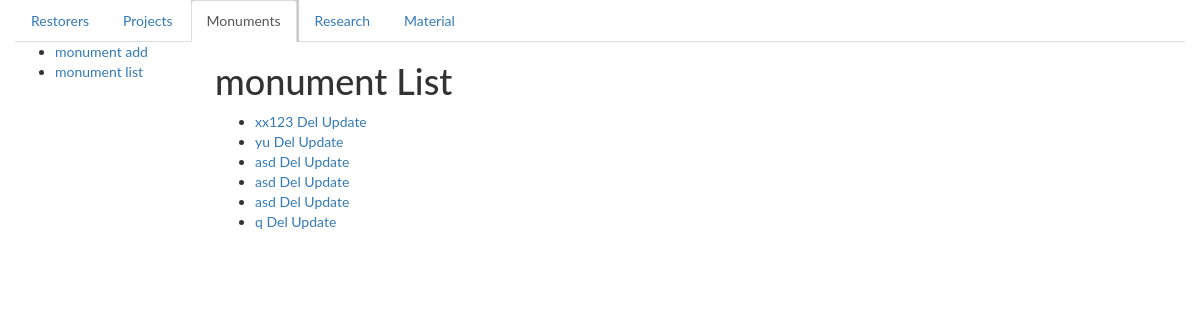
The page /monument/list on the database as committed earlier.
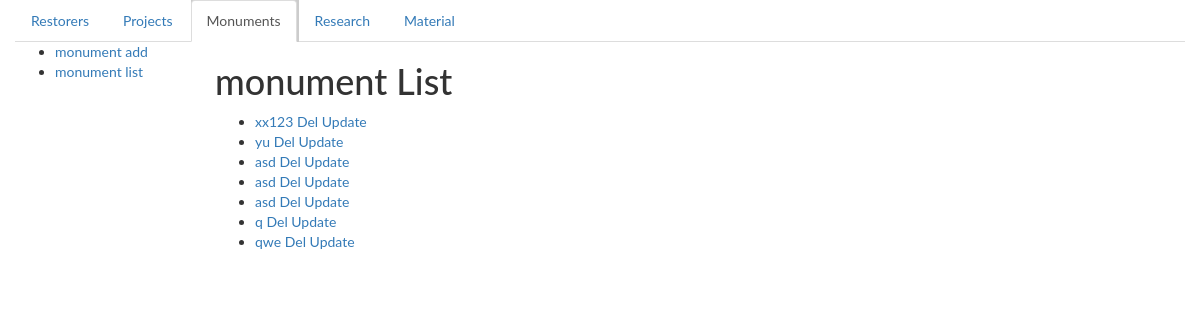
The same page on the database as committed later.
### catalogWeb/models.py (models this page shows)
class Monument(AlbumMixin, models.Model):
    name = models.CharField(max_length=45)
    description = models.CharField(max_length=45)
    date = models.DateField()
    provenance = models.CharField(max_length=45)
    dimensions = models.CharField(max_length=45)
    technique = models.CharField(max_length=45)
    materials = models.ManyToManyField('Material', through='Monument2Material',
                                        blank=True)
    album = models.OneToOneField('album.Album', null=True)
    def __str__(self):
        return '%s' % self.name

### catalogWeb/views/monument.py (the view)
# urls.py: url(r'monument/list', views.monument_list, name='monumentList'),
def monument_list(request):
    monuments = Monument.objects.all()
    context = {
        'monument_list': monuments,
        'tab_name': TAB_NAME,
            }
    return render(request, 'catalogWeb/monument/monument_list.html', context)

### catalogWeb/templates/catalogWeb/monument/monument_list.html
{% extends "base_generic.html" %}
{% block sidebar %}
  <ul class="sidebar-nav">
    <li><a href="{% url 'monumentCreate' %}">monument add</a></li>
    <li><a href="{% url 'monumentList' %}">monument list</a></li>
  </ul>
{% endblock sidebar%}
{% block content %}
    <h1>monument List</h1>
    {% if monument_list %}
    <ul>
      {% for monument in monument_list %}
      <li>
          <a href="{% url 'monumentDetail' monument.id %}"> {{  monument }}</a>
          <a href="{% url 'monumentDelete' monument.id %}"> Del</a>
          <a href="{% url 'monumentUpdate' monument.id %}"> Update</a>
      </li>
      {% endfor %}
    </ul>
    {% else %}
      <p>There are no monuments.</p>
    {% endif %}
{% endblock %}

Rows that differ between the two databases and show on the page:
added Monument: name "qwe"
